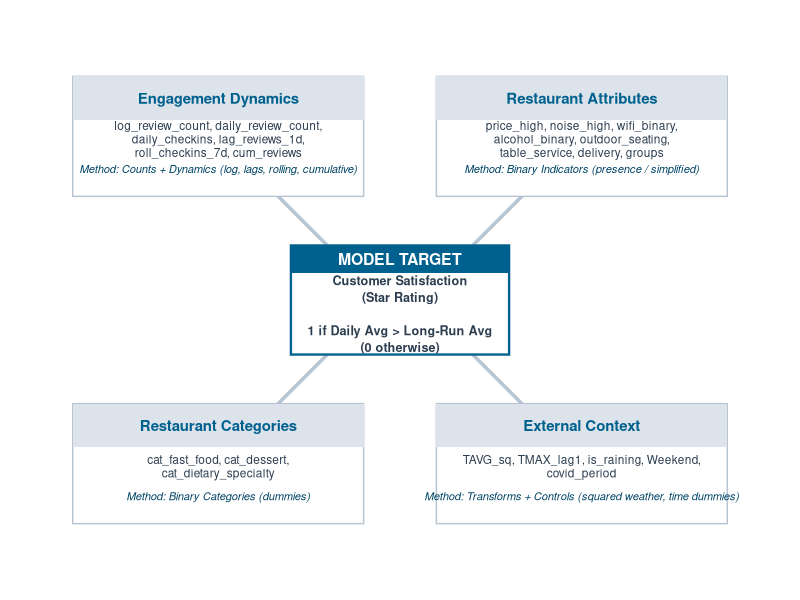

This figure's R source:
# ============================================================
# Script: Fig_3_1_Final_Corner_Layout.R
# Purpose: Corner Layout + Consistent Header Style for ALL boxes
# Output: figures/Fig_3_1_Corner_Final.png
# ============================================================

library(ggplot2)
library(dplyr)
library(stringr)
library(grid)

# 1. SETUP ===================================================
FIG_OUT <- file.path(getwd(), "figures")
dir.create(FIG_OUT, showWarnings = FALSE, recursive = TRUE)

# -- Palette --
pal_box     <- "#DCE3EA"  # Light Blue Header
pal_primary <- "#00618F"  # Dark Blue
pal_text    <- "#2C3E50"  # Body Text
pal_method  <- "#004466"  # Method Text
pal_line    <- "#B7C4D1"  # Connector Grey

# -- Data --
var_data <- tibble(
  Group = c("Engagement Dynamics", "Restaurant Attributes", "Restaurant Categories", "External Context"),
  Vars = c(
    "log_review_count, daily_review_count, daily_checkins, lag_reviews_1d, roll_checkins_7d, cum_reviews",
    "price_high, noise_high, wifi_binary, alcohol_binary, outdoor_seating, table_service, delivery, groups",
    "cat_fast_food, cat_dessert, cat_dietary_specialty",
    "TAVG_sq, TMAX_lag1, is_raining, Weekend, covid_period"
  ),
  Method = c(
    "Counts + Dynamics (log, lags, rolling, cumulative)",
    "Binary Indicators (presence / simplified)",
    "Binary Categories (dummies)",
    "Transforms + Controls (squared weather, time dummies)"
  )
)

# Outcome Text (Body Only)
outcome_body <- "Customer Satisfaction\n(Star Rating)\n\n1 if Daily Avg > Long-Run Avg\n(0 otherwise)"

wrap_txt <- function(x, w) paste(strwrap(x, width=w), collapse="\n")

# 2. COORDINATES =============================================
# Box Dimensions: Width = 4.0, Height = 2.2
w_half <- 2.0 
h_half <- 1.1

plot_data <- var_data %>%
  mutate(
    # Center positions for 4 corners
    x = c(2.5, 7.5, 2.5, 7.5),
    y = c(8.0, 8.0, 2.0, 2.0),
    
    # Text Anchors
    y_title  = y + 0.6,
    y_vars   = y + 0.05,
    y_method = y - 0.6,
    
    # Wrapped Text
    txt_vars   = vapply(Vars, wrap_txt, character(1), w=42),
    txt_method = paste("Method:", Method)
  )

# 3. DRAW PLOT ===============================================
p <- ggplot(plot_data) +
  
  # A. CONNECTORS (Behind)
  # From Corner Centers -> Plot Center (5,5)
  # Shortened to stop at the edge of the center box
  annotate("segment", x = 2.5, xend = 4.0, y = 8.0, yend = 6.0, color = pal_line, size = 1.2) + # TL
  annotate("segment", x = 7.5, xend = 6.0, y = 8.0, yend = 6.0, color = pal_line, size = 1.2) + # TR
  annotate("segment", x = 2.5, xend = 4.0, y = 2.0, yend = 4.0, color = pal_line, size = 1.2) + # BL
  annotate("segment", x = 7.5, xend = 6.0, y = 2.0, yend = 4.0, color = pal_line, size = 1.2) + # BR
  
  # --- CORNER BOXES ---
  
  # B. Backgrounds
  geom_rect(aes(xmin = x - w_half, xmax = x + w_half, 
                ymin = y - h_half, ymax = y + h_half), 
            fill = "white", color = pal_line, size = 0.5) +
  
  # C. Headers (Light Blue)
  geom_rect(aes(xmin = x - w_half, xmax = x + w_half, 
                ymin = y + 0.3, ymax = y + h_half), 
            fill = pal_box, color = NA) +
  
  # D. Text
  geom_text(aes(x = x, y = y_title + 0.1, label = Group), 
            fontface = "bold", color = pal_primary, size = 3.8) +
  geom_text(aes(x = x, y = y_vars - 0.1, label = txt_vars), 
            color = pal_text, size = 3.0, lineheight = 0.95) +
  geom_text(aes(x = x, y = y_method, label = txt_method), 
            fontface = "italic", color = pal_method, size = 2.8) +
  
  # --- CENTER OUTCOME BOX ---
  
  # E. Background (Center) - Slightly Taller
  annotate("rect", xmin = 3.5, xmax = 6.5, ymin = 4.0, ymax = 6.0, 
           fill = "white", color = pal_primary, size = 0.8) +
  
  # F. Header (Center) - Dark Blue to distinguish it as the Target
  annotate("rect", xmin = 3.5, xmax = 6.5, ymin = 5.5, ymax = 6.0, 
           fill = pal_primary, color = NA) +
  
  # G. Text (Center)
  # Header Text (White)
  annotate("text", x = 5.0, y = 5.75, label = "MODEL TARGET", 
           fontface = "bold", color = "white", size = 4.0) +
  # Body Text
  annotate("text", x = 5.0, y = 4.75, label = outcome_body, 
           color = pal_text, size = 3.2, fontface = "bold", lineheight = 1.1) +
  
  # H. SCALES
  xlim(0, 10) + ylim(0, 10) +
  theme_void() +
  theme(plot.background = element_rect(fill = "white", color = NA))

# 4. SAVE ====================================================
ggsave(file.path(FIG_OUT, "Fig_3_1_Corner_Final.png"), p, width = 11, height = 9, dpi = 300, bg="white")

cat("Final Figure saved to:", file.path(FIG_OUT, "Fig_3_1_Corner_Final.png"), "\n")